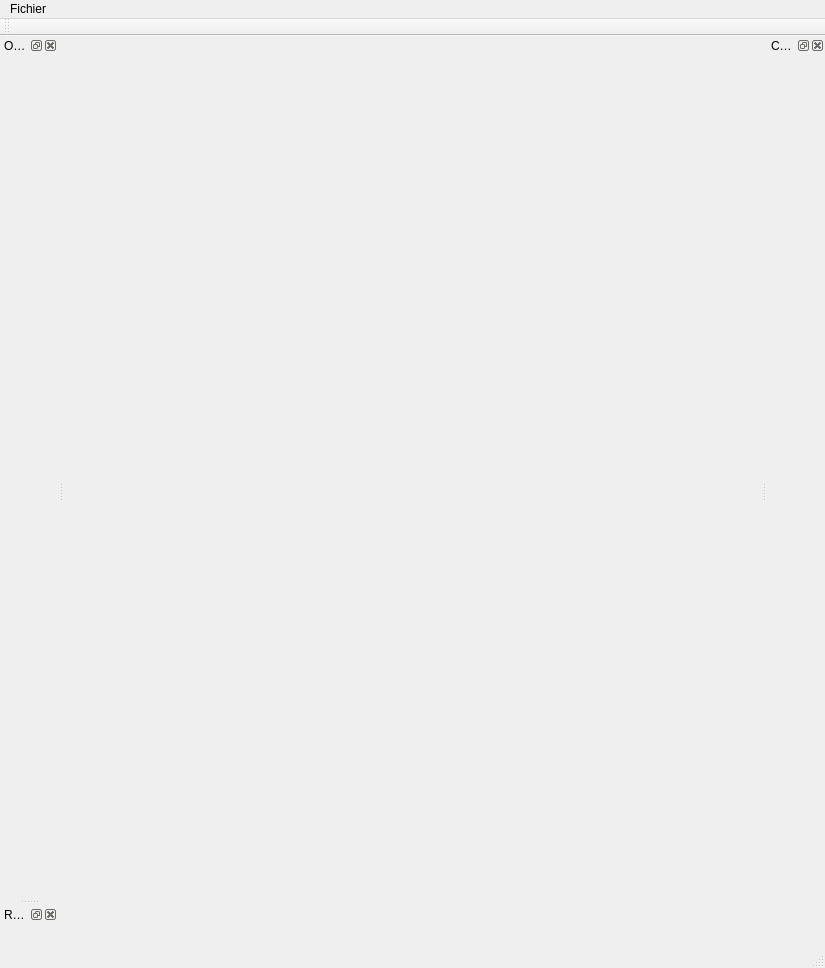
<?xml version="1.0" encoding="UTF-8"?>
<ui version="4.0">
 <class>MainWindow</class>
 <widget class="QMainWindow" name="MainWindow">
  <property name="geometry">
   <rect>
    <x>0</x>
    <y>0</y>
    <width>825</width>
    <height>968</height>
   </rect>
  </property>
  <property name="windowTitle">
   <string>MainWindow</string>
  </property>
  <widget class="QWidget" name="centralWidget">
   <layout class="QHBoxLayout" name="horizontalLayout"/>
  </widget>
  <widget class="QMenuBar" name="menuBar">
   <property name="geometry">
    <rect>
     <x>0</x>
     <y>0</y>
     <width>825</width>
     <height>25</height>
    </rect>
   </property>
   <widget class="QMenu" name="menuFichier">
    <property name="title">
     <string>Fichier</string>
    </property>
   </widget>
   <addaction name="menuFichier"/>
  </widget>
  <widget class="QToolBar" name="mainToolBar">
   <attribute name="toolBarArea">
    <enum>TopToolBarArea</enum>
   </attribute>
   <attribute name="toolBarBreak">
    <bool>false</bool>
   </attribute>
  </widget>
  <widget class="QStatusBar" name="statusBar"/>
  <widget class="QDockWidget" name="orgaEditDockWidget">
   <property name="sizePolicy">
    <sizepolicy hsizetype="Preferred" vsizetype="Minimum">
     <horstretch>0</horstretch>
     <verstretch>0</verstretch>
    </sizepolicy>
   </property>
   <property name="windowTitle">
    <string>Orgas</string>
   </property>
   <attribute name="dockWidgetArea">
    <number>1</number>
   </attribute>
   <widget class="QWidget" name="dockWidgetContents_2">
    <layout class="QHBoxLayout" name="horizontalLayout_2">
     <item>
      <widget class="orgaEditWidget" name="orgaEditWidget_1" native="true">
       <property name="sizePolicy">
        <sizepolicy hsizetype="Preferred" vsizetype="Minimum">
         <horstretch>0</horstretch>
         <verstretch>0</verstretch>
        </sizepolicy>
       </property>
      </widget>
     </item>
    </layout>
   </widget>
  </widget>
  <widget class="QDockWidget" name="orgaSelectDockWidget_3">
   <property name="sizePolicy">
    <sizepolicy hsizetype="Preferred" vsizetype="Maximum">
     <horstretch>0</horstretch>
     <verstretch>0</verstretch>
    </sizepolicy>
   </property>
   <property name="windowTitle">
    <string>Recherche</string>
   </property>
   <attribute name="dockWidgetArea">
    <number>1</number>
   </attribute>
   <widget class="QWidget" name="dockWidgetContents_5">
    <layout class="QHBoxLayout" name="horizontalLayout_3">
     <item>
      <widget class="orgaSelectWidget" name="orgaSelectWidget_2" native="true"/>
     </item>
    </layout>
   </widget>
  </widget>
  <widget class="QDockWidget" name="catEditDockWidget">
   <property name="windowTitle">
    <string>Catégories</string>
   </property>
   <attribute name="dockWidgetArea">
    <number>2</number>
   </attribute>
   <widget class="QWidget" name="dockWidgetContents">
    <layout class="QHBoxLayout" name="horizontalLayout_4">
     <item>
      <widget class="catEditWidget" name="catEditWidget_1" native="true"/>
     </item>
    </layout>
   </widget>
  </widget>
 </widget>
 <layoutdefault spacing="6" margin="11"/>
 <customwidgets>
  <customwidget>
   <class>orgaEditWidget</class>
   <extends>QWidget</extends>
   <header>orgaeditwidget.h</header>
   <container>1</container>
  </customwidget>
  <customwidget>
   <class>orgaSelectWidget</class>
   <extends>QWidget</extends>
   <header>orgaselectwidget.h</header>
   <container>1</container>
  </customwidget>
  <customwidget>
   <class>catEditWidget</class>
   <extends>QWidget</extends>
   <header>cateditwidget.h</header>
   <container>1</container>
  </customwidget>
 </customwidgets>
 <resources/>
 <connections/>
</ui>
